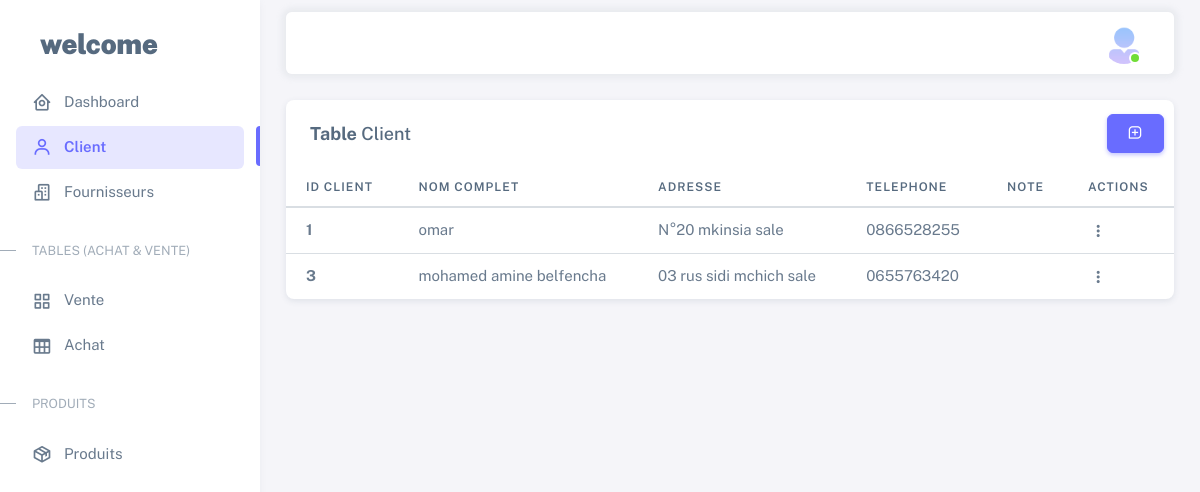
The page /client.php (signed in) on the database its author committed.
### tables this page shows
CREATE TABLE `client` (
  `id_client` int(11) NOT NULL,
  `nom_prenom_client` varchar(150) NOT NULL,
  `adresse_client` varchar(150) NOT NULL,
  `tele_client` varchar(50) NOT NULL,
  `note_client` text NOT NULL
);

### client.php (the view, shortened to what this page needs)
<?php
include_once('db/connexion.php');
?>
<!DOCTYPE html>
<html lang="en" class="light-style layout-menu-fixed" dir="ltr" data-theme="theme-default" data-assets-path="assets/" data-template="vertical-menu-template-free">
<head>
  <link rel="stylesheet" href="assets/vendor/fonts/boxicons.css" />
  <link href='https://unpkg.com/boxicons@2.1.2/css/boxicons.min.css' rel='stylesheet'>
  <link rel="stylesheet" href="assets/vendor/css/core.css" class="template-customizer-core-css" />
  <link rel="stylesheet" href="assets/vendor/css/theme-default.css" class="template-customizer-theme-css" />
  <link rel="stylesheet" href="assets/css/demo.css" />
  <link rel="stylesheet" href="assets/vendor/libs/perfect-scrollbar/perfect-scrollbar.css" />
  <link rel="stylesheet" href="assets/vendor/libs/apex-charts/apex-charts.css" />
</head>
<body>
  <div class="layout-wrapper layout-content-navbar">
    <div class="layout-container">
      <aside id="layout-menu" class="layout-menu menu-vertical menu bg-menu-theme">
        <div class="app-brand demo">
          <a href="dashboard.php" class="app-brand-link">
            <span class="app-brand-text demo menu-text fw-bolder ms-2">Welcome</span>
          </a>
        </div>
        <ul class="menu-inner py-1">
          <li class="menu-item ">
            <a href="dashboard.php" class="menu-link">
              <i class="menu-icon tf-icons bx bx-home-circle"></i>
              <div data-i18n="Analytics">Dashboard</div>
            </a>
          </li>
          <li class="menu-item active">
            <a href="client.php" class="menu-link">
              <i class="menu-icon tf-icons bx bx-user"></i>
              <div data-i18n="Basic">Client</div>
            </a>
          </li>
          <li class="menu-item">
            <a href="Fournisseurs.php" class="menu-link">
              <i class="menu-icon tf-icons bx bx-buildings"></i>
              <div data-i18n="Fournisseurs">Fournisseurs</div>
            </a>
          </li>
          <li class="menu-header small text-uppercase"><span class="menu-header-text">Tables (Achat & vente)</span></li>
          <li class="menu-item">
            <a href="vente.php" class="menu-link">
              <i class="menu-icon tf-icons bx bx-grid-alt"></i>
              <div data-i18n="Tables">Vente</div>
            </a>
          </li>
          <li class="menu-item">
            <a href="achat.php" class="menu-link">
              <i class="menu-icon tf-icons bx bx-table"></i>
              <div data-i18n="Tables">Achat</div>
            </a>
          </li>
          <li class="menu-header small text-uppercase"><span class="menu-header-text">Produits</span></li>
          <li class="menu-item">
            <a href="prod.php" class="menu-link">
              <i class="menu-icon tf-icons bx bx-package"></i>
              <div data-i18n="Produits">Produits</div>
            </a>
          </li>
        </ul>
      </aside>
      <div class="layout-page">
        <nav class="layout-navbar container-xxl navbar navbar-expand-xl navbar-detached align-items-center bg-navbar-theme" id="layout-navbar">
          <div class="navbar-nav-right d-flex align-items-center" id="navbar-collapse">
            <ul class="navbar-nav flex-row align-items-center ms-auto">
              <li class="nav-item navbar-dropdown dropdown-user dropdown">
                <a class="nav-link dropdown-toggle hide-arrow" href="javascript:void(0);" data-bs-toggle="dropdown">
                  <div class="avatar avatar-online">
                    <img src="assets/img/avatars/55.png" alt class="w-px-40 h-auto rounded-circle" />
                  </div>
                </a>
              </li>
            </ul>
          </div>
        </nav>
        <div class="content-wrapper">
          <div class="container-xxl flex-grow-1 container-p-y">
            <div class="card">
              <div class="row">
                <div class="col-md-6">
                  <h5 class="card-header"> <strong>Table</strong> Client</h5>
                </div>
                <div class="col-md-4 " style="margin-left: auto;text-align-last: right; align-self: center; padding-right: calc(var(--bs-gutter-x) * 0.9);">
                  <button type="button" class="btn btn-primary bx bx-message-square-add" data-bs-toggle="modal" data-bs-target="#modaladd">
                  </button>
                </div>
              </div>
            </div>
          </div>
          <div class="table-responsive text-nowrap">
            <table class="table table-hover">
              <thead>
                <tr>
                  <th>Id Client</th>
                  <th>Nom complet</th>
                  <th>Adresse</th>
                  <th>Telephone</th>
                  <th>Note</th>
                  <th>Actions</th>
                </tr>
              </thead>
              <tbody class="table-border-bottom-0">
                <?php
                $sql = "SELECT * FROM `client`";
                $query = mysqli_query($conn, $sql);
                if (mysqli_num_rows($query) > 0) {
                  while ($row = mysqli_fetch_assoc($query)) {
                    echo "
                          <tr>
                            <td><strong>" . $row["id_client"] . "</strong></td>
                            <td>" . $row["nom_prenom_client"] . "</td>
                            <td>" . $row["adresse_client"] . "</td>
                            <td>" . $row["tele_client"] . "</td>
                            <td>" . $row["note_client"] . "</td>";
                    if ($_COOKIE['type_user'] == "admin") {
                      echo "<td>
                              <div class=\"dropdown\">
                                <button type=\"button\" class=\"btn p-0 dropdown-toggle hide-arrow\" data-bs-toggle=\"dropdown\">
                                  <i class=\"bx bx-dots-vertical-rounded\"></i>
                                </button>
                                <div class=\"dropdown-menu\">
                                  <a class=\"dropdown-item\" data-bs-toggle=\"modal\" data-bs-target=\"#modal" . $row["id_client"] . "\" href=client.php?id_client=" . $row["id_client"] . "><i class=\"bx bx-edit-alt me-1\"></i> Edit</a>
                                  <a class=\"dropdown-item\" href=client.php?id_del=" . $row["id_client"] . "><i class=\"bx bx-trash me-1\"></i> Delete</a>
                                </div>
                              </div>
                            </td>
                          </tr>";
                    } else {
                      echo "<td>
                              NULL
                            </td>
                          </tr>";
                    }
                  }
                }
                ?>
              </tbody>
            </table>
          </div>
        </div>
      </div>
    </div>
  </div>
</body>
</html>

### assets/css/demo.css (style rules this page uses)
.menu .app-brand.demo { height: 64px; margin-top: 12px; }
.app-brand-text.demo { font-size: 1.75rem; letter-spacing: -0.5px; text-transform: lowercase; }

### rows shown on the page
client: id_client "1", nom_prenom_client "omar", adresse_client "N°20 mkinsia sale", tele_client "0866528255"
client: id_client "3", nom_prenom_client "mohamed amine belfencha", adresse_client "03 rus sidi mchich sale", tele_client "0655763420"
